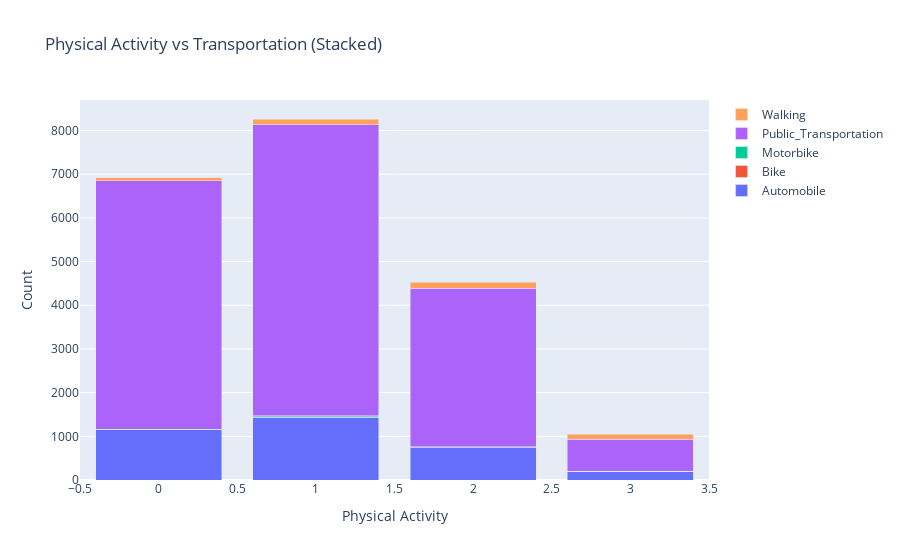

Source (notebook cell):
### Code cell
# Group data by physical activity and transportation, and count occurrences
grouped_data = df.groupby(['FAF', 'MTRANS']).size().unstack(fill_value=0)

# Create stacked bar chart
fig = go.Figure()

for activity in grouped_data.columns:
    fig.add_trace(go.Bar(
        x=grouped_data.index,
        y=grouped_data[activity],
        name=activity
    ))

# Add labels and title
fig.update_layout(
    title='Physical Activity vs Transportation (Stacked)',
    xaxis=dict(title='Physical Activity'),
    yaxis=dict(title='Count'),
    barmode='stack'
)

# Show plot
fig.show()

### Figure 1 — Plotly figure (JSON) as saved in the notebook; plotly's stock layout.template omitted (floating-point values rounded to 4 significant figures)
{"data": [{"name": "Automobile", "type": "bar", "x": [0, 1, 2, 3], "y": [1150, 1439, 753, 192]}, {"name": "Bike", "type": "bar", "x": [0, 1, 2, 3], "y": [6, 13, 7, 6]}, {"name": "Motorbike", "type": "bar", "x": [0, 1, 2, 3], "y": [11, 16, 6, 5]}, {"name": "Public_Transportation", "type": "bar", "x": [0, 1, 2, 3], "y": [5682, 6660, 3618, 727]}, {"name": "Walking", "type": "bar", "x": [0, 1, 2, 3], "y": [72, 136, 141, 118]}], "layout": {"barmode": "stack", "title": {"text": "Physical Activity vs Transportation (Stacked)"}, "xaxis": {"title": {"text": "Physical Activity"}}, "yaxis": {"title": {"text": "Count"}}}}
